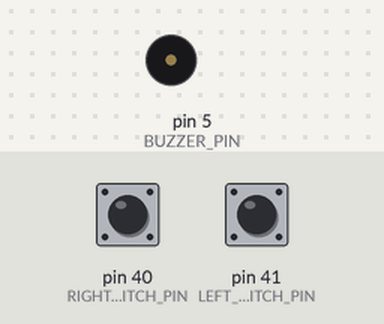
The sketch below on a simulated Arduino Mega 2560, built with avr-gcc and run on an emulated ATmega2560. Shown: buzzer (waves = sounding). The inputs (shaded band) are chosen by the test bench; at power-on: pin 41 (LEFT_SWITCH_PIN) HIGH, pin 40 (RIGHT_SWITCH_PIN) HIGH. Random numbers use the default seed unless the sketch sets one.

Above: at 1.2 s.
1.3 s: pin 41 (LEFT_SWITCH_PIN) pulled LOW for 0.15 s
At 2.7 s:
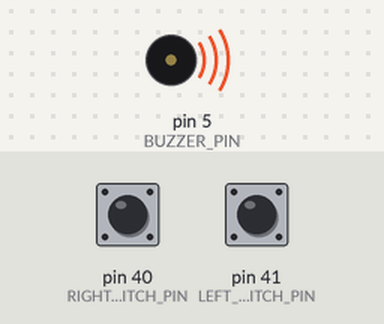
4.4 s: pin 40 (RIGHT_SWITCH_PIN) pulled LOW for 0.15 s
6.0 s: pin 41 (LEFT_SWITCH_PIN) pulled LOW for 1 s
At 6.5 s:
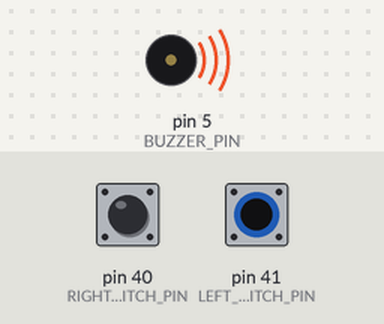
10.0 s: pin 40 (RIGHT_SWITCH_PIN) pulled LOW for 1 s
Timing chart, 0 to 13.0 s (numbered marks = the images above; inputs shaded):
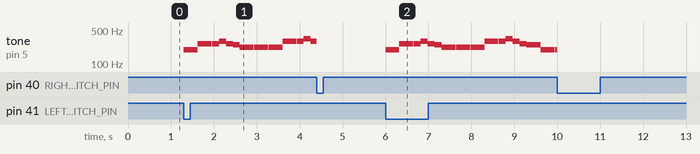

Measured:
- after the input at 1.3 s, tone on pin 5 (BUZZER_PIN): plays 196 Hz for 0.32 s, 262 Hz for 0.33 s, 262 Hz for 0.16 s, 294 Hz for 0.16 s, 262 Hz for 0.16 s, 247 Hz for 0.16 s … (13 notes in this stretch), starting at once
- after the input at 6.0 s, tone on pin 5 (BUZZER_PIN): plays 196 Hz for 0.32 s, 262 Hz for 0.33 s, 262 Hz for 0.16 s, 294 Hz for 0.16 s, 262 Hz for 0.16 s, 247 Hz for 0.16 s … (17 notes in this stretch), starting at once

The sketch:

BUZZER_LED.ino
```cpp
#define LEFT_SWITCH_PIN 41
#define RIGHT_SWITCH_PIN 40
#define BUZZER_PIN 5

#include <Adafruit_NeoPixel.h>
#define RGB_LED_PIN 3
#define NUM_PIXELS 1
Adafruit_NeoPixel pixels = Adafruit_NeoPixel(NUM_PIXELS,RGB_LED_PIN,NEO_GRBW+NEO_KHZ800);

#define DO_3 131
#define RE_3 147
#define MI_3 165
#define FA_3 175
#define SOL_3 196
#define LA_3 220
#define TI_3 247
#define DO_4 262
#define RE_4 294
#define MI_4 330
#define FA_4 349

#define n4 1300
#define n2 n4/2
#define n1 n4/4
#define nd2 n4/8
#define SHORT_DELAY 10

int melody[] = {SOL_3,DO_4,DO_4,RE_4,DO_4,TI_3,LA_3,LA_3,
                LA_3,RE_4,RE_4,MI_4,RE_4,DO_4,TI_3,SOL_3,
                SOL_3,MI_4,MI_4,FA_4,MI_4,RE_4,DO_4,LA_3,
                SOL_3,SOL_3,LA_3,RE_4,TI_3,DO_4};
int note[] = {n1,n1,nd2,nd2,nd2,nd2,n1,n1,
              n1,n1,nd2,nd2,nd2,nd2,n1,n1,
              n1,n1,nd2,nd2,nd2,nd2,n1,n1,
              nd2,nd2,n1,n1,n1,n1};

int prevNote=0;

void setup() {
  if( sizeof(melody) != sizeof(note)){
    while(1){};
    pixels.begin();
    pinMode(LEFT_SWITCH_PIN,INPUT);
    pinMode(RIGHT_SWITCH_PIN,INPUT);
  }

}

void loop() {
  if(!digitalRead(LEFT_SWITCH_PIN)){
    for(int i = 0;i<sizeof(melody)/sizeof(int);i++){
      if(prevNote == melody[i]){
        noTone(BUZZER_PIN);
        pixels.setBrightness(0);
        pixels.show();
        delay(SHORT_DELAY);
      }

      uint32_t soundStartTime = millis();
      bool isWaiting = false;
      bool isStopButtonPressed = false;

      while(millis()-soundStartTime < note[i]){
        if(!digitalRead(RIGHT_SWITCH_PIN)){
          isStopButtonPressed = true;
          break;
        }
        if(!isWaiting){
          tone(BUZZER_PIN,melody[i]);
          pixels.setPixelColor(0,pixels.Color(random(1,256),random(1,256),random(1,256)));
          pixels.setBrightness(100);
          pixels.show();
          prevNote = melody[i];

          isWaiting = true;
        } else{
          delay(1);
        }
      }
    }
    noTone(BUZZER_PIN);
    pixels.setBrightness(0);
    pixels.show();
  }
}
```
